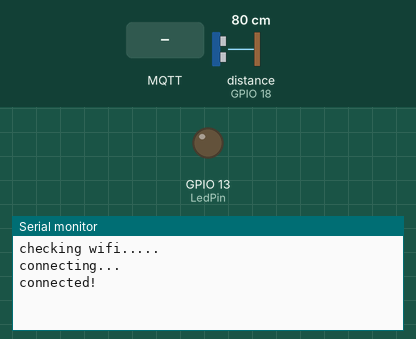
This sketch was run on a simulated ESP32. On the bench: output pins drawn as LEDs (lit = HIGH), the last lines printed to the serial monitor. Wiring (inferred from the names in the program): ultrasonic range finder: trigger GPIO 17; echo GPIO 18. The test bench sets the inputs (shaded band); at power-on: distance to the obstacle (sensor on GPIO 18) 80 cm. The echo pulse lasts 58.3 µs per cm; WiFi joins after 1.5 s; servers stay silent unless stated; no MQTT or app messages arrive unless stated; pins used as bus, display or sensor lines are not drawn.

Above: at 3.2 s.
3.3 s: MQTT message "1" arrives on the first subscribed topic
At 4.9 s:
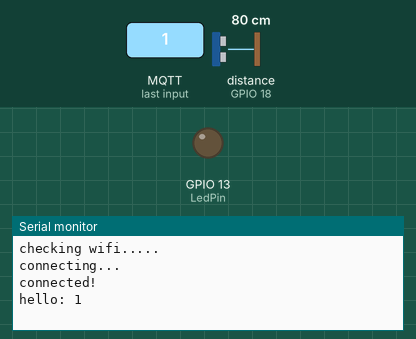
5.5 s: MQTT message "on" arrives on the first subscribed topic
At 7.3 s:
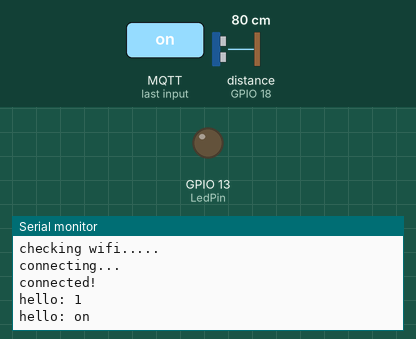
7.6 s: MQTT message "off" arrives on the first subscribed topic
At 9.0 s:
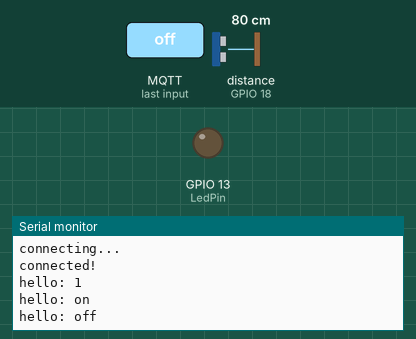

The sketch:

publicador-distancia-processing.ino
```cpp
#include <WiFi.h>
#include <MQTT.h>
/* Sensor mide la distancia, esta se debe mandar por el canal /hello
  En processing se lee, y grafica en tiempo real
*/
const int EchoPin = 18;
const int TriggerPin = 17;
const int LedPin = 13;

const String IPAddress = "192.168.0.18";
// const char ssid[] = "iot";
// const char pass[] = "";

const char ssid[] = "Piso-";
const char pass[] = "";

WiFiClient net;
MQTTClient client;

unsigned long lastMillis = 0;

void connect() {
  Serial.print("checking wifi...");
  while (WiFi.status() != WL_CONNECTED) {
    Serial.print(".");
    delay(1000);
  }

  Serial.print("\nconnecting...");
  while (!client.connect("arduino", "public", "public")) {
    Serial.print(".");
    delay(1000);
  }

  Serial.println("\nconnected!");

  client.subscribe("hello");
}

void messageReceived(String &topic, String &payload) {
  Serial.println(topic + ": " + payload);
}

int ping(int TriggerPin, int EchoPin) {
  long duration, distanceCm;
  digitalWrite(TriggerPin, LOW);  //para generar un pulso limpio ponemos a LOW 4us
  delayMicroseconds(4);
  digitalWrite(TriggerPin, HIGH);  //generamos Trigger (disparo) de 10us
  delayMicroseconds(10);
  digitalWrite(TriggerPin, LOW);
  duration = pulseIn(EchoPin, HIGH);     //medimos el tiempo entre pulsos, en microsegundos
  distanceCm = duration * 10 / 292 / 2;  //convertimos a distancia, en cm
  return distanceCm;
}

void setup() {
  Serial.begin(115200);
  pinMode(LedPin, OUTPUT);
  pinMode(TriggerPin, OUTPUT);
  pinMode(EchoPin, INPUT);
  // start wifi and mqtt
  WiFi.begin(ssid, pass);
  // client.begin("192.168.48.221", net);
  client.begin("192.168.0.18", net);
  client.onMessage(messageReceived);

  connect();
}

void loop() {
  client.loop();
  delay(10);

  // check if connected
  if (!client.connected()) {
    connect();
  }
  int cm = ping(TriggerPin, EchoPin);
  //Serial.print("Distancia: ");
  //Serial.println(cm);
  delay(1000);

  // publish a message roughly every second.
  if (millis() - lastMillis > 5000) {
    lastMillis = millis();
    client.publish("/hello", String (cm));
  }
}
```

Measured:
- after the input at 3.3 s, the serial monitor: prints a new line after 0.78 s (image 1)
- after the input at 5.5 s, the serial monitor: prints a new line after 0.62 s (image 2)
- after the input at 7.6 s, the serial monitor: prints a new line after 0.55 s (image 3)
